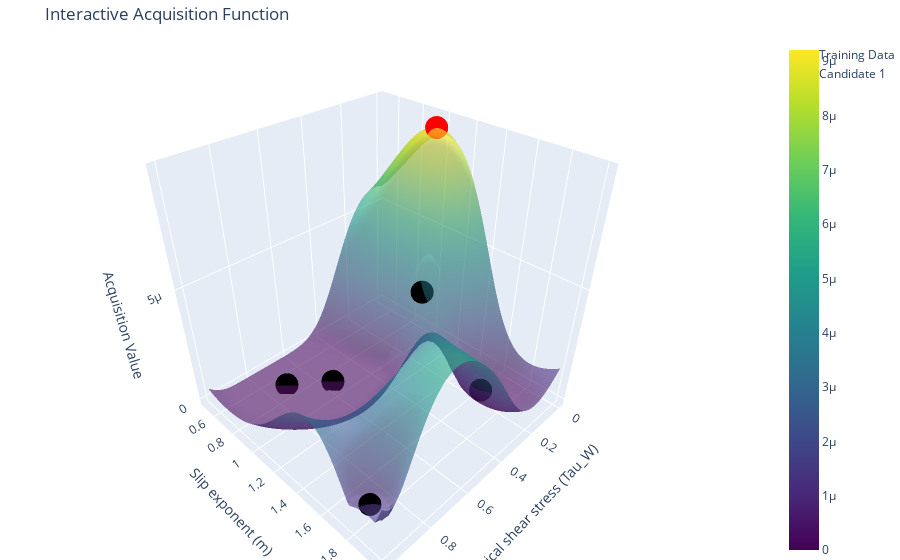

Notebook cell for this chart:
### Code cell
tau_w_range = torch.linspace(bounds[0, 0], bounds[0, 1], 100)  # Grid for tau_w
m_range = torch.linspace(bounds[1, 0], bounds[1, 1], 100)      # Grid for m
tau_w_grid, m_grid = torch.meshgrid(tau_w_range, m_range, indexing="ij")


grid = torch.stack([tau_w_grid.ravel(), m_grid.ravel()], dim=-1)


acq_values = acq_func(grid.unsqueeze(1)).detach().numpy().reshape(100, 100)


train_acq_values = acq_func(train_x.unsqueeze(1)).detach().numpy()


fig = go.Figure()


fig.add_trace(go.Surface(
    x=tau_w_grid.numpy(),
    y=m_grid.numpy(),
    z=acq_values,
    colorscale='Viridis',
    opacity=0.6,
    name="Acquisition Function"
))


fig.add_trace(go.Scatter3d(
    x=train_x[:, 0].numpy(),
    y=train_x[:, 1].numpy(),
    z=train_acq_values.flatten(),
    mode='markers',
    marker=dict(size=8, color='black'),
    name='Training Data'

))

# fig.add_trace(go.Scatter3d(
#     x=[0.1],
#     y=[1],
#     z=[1],
#     mode='markers',
#     marker=dict(size=8, color='blue'),
#     name='Ground truth'
# )
# )

# Iterate over the 3 candidates
for i in range(candidate.shape[0]): 
    candidate_acq_value = acq_func(candidate[i].unsqueeze(0)).item()
    fig.add_trace(go.Scatter3d(
        x=[candidate[i, 0].item()],
        y=[candidate[i, 1].item()],
        z=[candidate_acq_value],
        mode='markers',
        marker=dict(size=8, color='red', symbol='circle'),
        name=f'Candidate {i + 1}'
    ))



fig.update_layout(
    scene=dict(
        xaxis_title="Critical shear stress (Tau_W)",
        yaxis_title="Slip exponent (m)",
        zaxis_title="Acquisition Value"
    ),
    title="Interactive Acquisition Function",
    margin=dict(l=0, r=0, b=0, t=40)
)


fig.show()
fig.write_html("acquisiton_func.html")

### Figure 1 — Plotly figure (JSON) as saved in the notebook; plotly's stock layout.template omitted (floating-point values rounded to 4 significant figures; data arrays with more than 128 entries replaced by an {"elided": "..."} marker saying what was removed)
{"data": [{"colorscale": [[0, "#440154"], [0.1111, "#482878"], [0.2222, "#3e4989"], [0.3333, "#31688e"], [0.4444, "#26828e"], [0.5556, "#1f9e89"], [0.6667, "#35b779"], [0.7778, "#6ece58"], [0.8889, "#b5de2b"], [1, "#fde725"]], "name": "Acquisition Function", "opacity": 0.6, "type": "surface", "x": {"elided": "100x100 float values"}, "y": {"elided": "100x100 float values"}, "z": {"elided": "100x100 float values"}}, {"marker": {"color": "black", "size": 8}, "mode": "markers", "name": "Training Data", "type": "scatter3d", "x": [0.2606, 0.9645, 0.5733, 0.1802, 0.7246], "y": [1.225, 1.862, 0.9118, 1.639, 0.7283], "z": [3.785e-06, 1.259e-06, 5.723e-19, 9.221e-08, 4.889e-24]}, {"marker": {"color": "red", "size": 8, "symbol": "circle"}, "mode": "markers", "name": "Candidate 1", "type": "scatter3d", "x": [0.06661], "y": [1.029], "z": [9.208e-06]}], "layout": {"margin": {"b": 0, "l": 0, "r": 0, "t": 40}, "scene": {"xaxis": {"title": {"text": "Critical shear stress (Tau_W)"}}, "yaxis": {"title": {"text": "Slip exponent (m)"}}, "zaxis": {"title": {"text": "Acquisition Value"}}}, "title": {"text": "Interactive Acquisition Function"}}}
